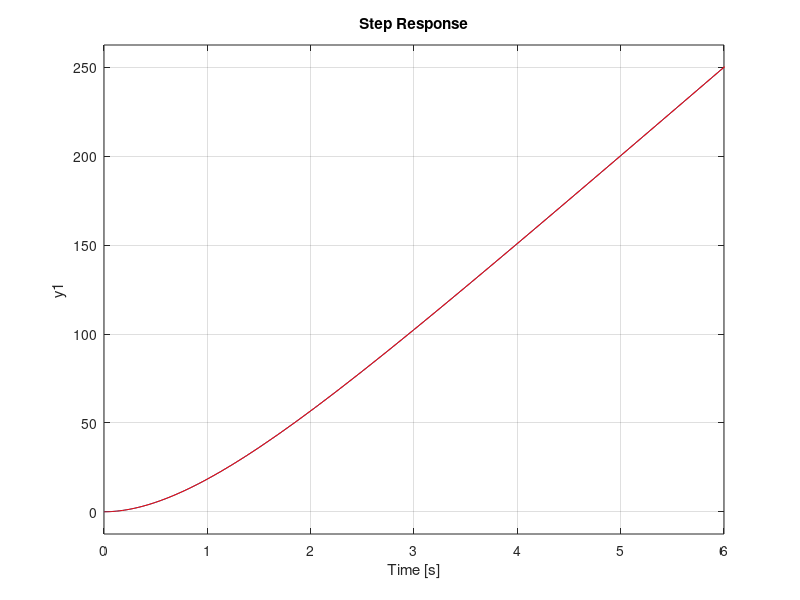
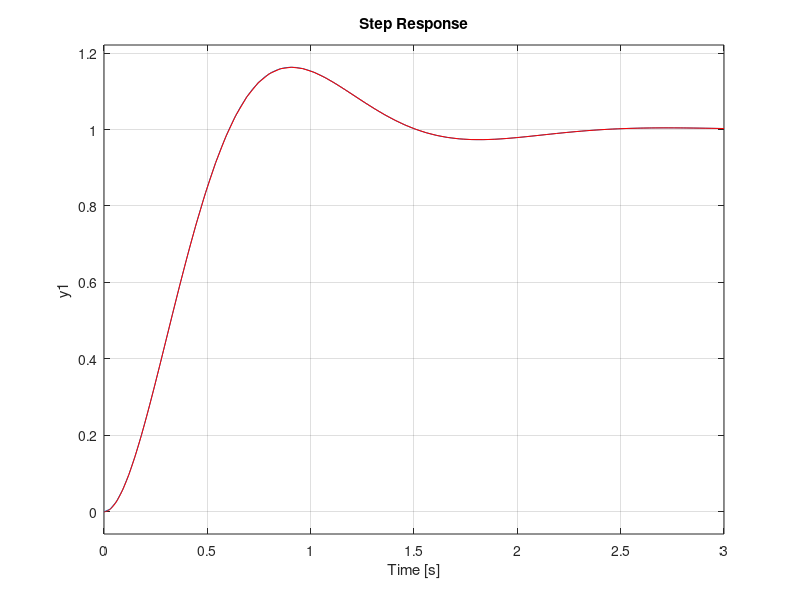

These figures' MATLAB source, in order:
%%%%%Open Loop System
function feedback_control_system()
clc
close all

global K1 K2 yc OL

%%%%Transfer Function
G_OL = tf([50],[1 1 0])
step(G_OL)

%%%Ode45
K1 = 0;
K2 = 0;
yc = 3;
OL = 1;
[tout,yout] = ode45(@Derivs,[0 100],[0;0]);

hold on
plot(tout,yout(:,1),'r-')

%%%Closed Loop

%%%Transfer Function 
K1 = 16/50;
K2 = 3/50;
denom = [1 (1+50*K2) 50*K1]
roots(denom)
G_CL = tf([50*K1],denom)
figure()
step(G_CL)

%%%Ode45
yc = 1;
OL = 0;
[tout,yout] = ode45(@Derivs,[0 3],[0;0]);
hold on
plot(tout,yout(:,1),'r-')

function dydt = Derivs(t,yvec)
global K1 K2 yc OL

y = yvec(1);
ydot = yvec(2);
u = K1*(yc-y) - K2*ydot + 1*OL;
ydbldot = 50*u - ydot;
dydt = [ydot;ydbldot];